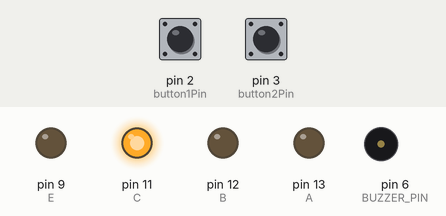
Bench run of a sketch on a simulated Arduino Uno, built with avr-gcc and run on an emulated ATmega328P. Parts: output pins drawn as LEDs (lit = HIGH), buzzer (waves = sounding). The inputs (shaded band) are chosen by the test bench; at power-on: pin 2 (button1Pin) HIGH, pin 3 (button2Pin) HIGH. Random numbers use the default seed unless the sketch sets one.

Above: at 0.1 s.
At 2.3 s:
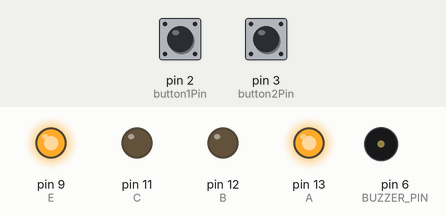
At 9.5 s:
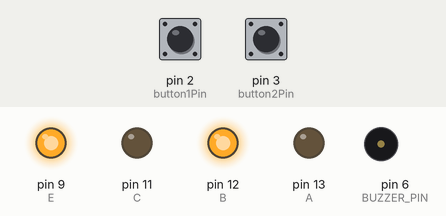
At 14.9 s:
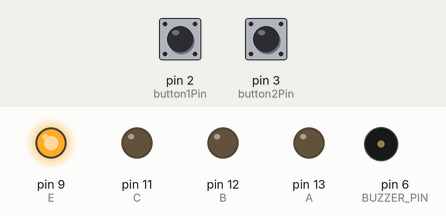
At 20.06 s:
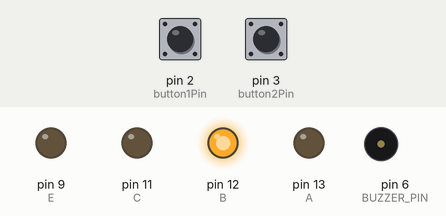
At 31.0 s:
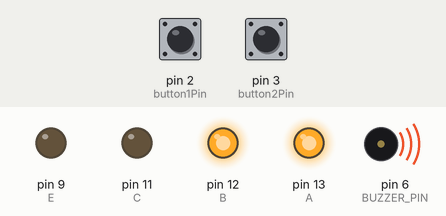
Timing chart, 0 to 40.0 s (numbered marks = the images above):
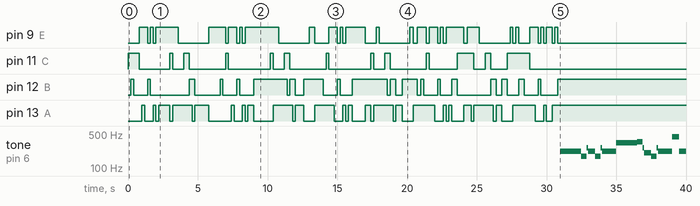

The sketch:

1dpong.ino
```cpp
#define A 13
#define B 12
#define C 11
#define D 10
#define E 9

// DURATION OF THE NOTES
#define BPM 120    //  you can change this value changing all the others
#define H 2*Q //half 2/4
#define Q 60000/BPM //quarter 1/4
#define EN Q/2   //eighth 1/8
#define S Q/4 // sixteenth 1/16
#define W 4*Q // whole 4/4

//NOTES
#define  LA3 (220.00)
#define F3  (174.61)
#define C4  (261.63)
#define E4  (329.63)
#define F4  (349.23)
#define Ab3 (207.65)
#define LA4 (440.00)
#define Gb4 (369.99)
#define G4  (392.00)
#define Ab4 (415.30)

#define BUZZER_PIN 6

#define MAINDELAY 200

volatile int gameInstance = 0;

volatile int dly = MAINDELAY; //starting delay for speed
volatile int ledIndex; //counter variable for loops

volatile int button1Pin = 2;
volatile int button2Pin = 3;

int leds[20][2]; //two dimensional array for assigning pins to leds (volatile)

int startpin = 9;

volatile int scoreP1 = 0; //variables for keeping scores of teams
volatile int scoreP2 = 0;

void restartGame()
{

    startpin = random(9, 11);

    scoreP1 = 0;
    scoreP2 = 0;
    gameInstance = 0;
    dly = MAINDELAY;

}

void playTune() //plays a tune when the game ends
{

    tone(BUZZER_PIN,LA3,Q);
    delay(1+Q); //delay duration should always be 1 ms more than the note in order to separate them.
    tone(BUZZER_PIN,LA3,Q);
    delay(1+Q);
    tone(BUZZER_PIN,LA3,Q);
    delay(1+Q);
    tone(BUZZER_PIN,F3,EN+S);
    delay(1+EN+S);
    tone(BUZZER_PIN,C4,S);
    delay(1+S);

    tone(BUZZER_PIN,LA3,Q);
    delay(1+Q);
    tone(BUZZER_PIN,F3,EN+S);
    delay(1+EN+S);
    tone(BUZZER_PIN,C4,S);
    delay(1+S);
    tone(BUZZER_PIN,LA3,H);
    delay(1+H);

    tone(BUZZER_PIN,E4,Q);
    delay(1+Q);
    tone(BUZZER_PIN,E4,Q);
    delay(1+Q);
    tone(BUZZER_PIN,E4,Q);
    delay(1+Q);
    tone(BUZZER_PIN,F4,EN+S);
    delay(1+EN+S);
    tone(BUZZER_PIN,C4,S);
    delay(1+S);

    tone(BUZZER_PIN,Ab3,Q);
    delay(1+Q);
    tone(BUZZER_PIN,F3,EN+S);
    delay(1+EN+S);
    tone(BUZZER_PIN,C4,S);
    delay(1+S);
    tone(BUZZER_PIN,LA3,H);
    delay(1+H);

    tone(BUZZER_PIN,LA4,Q);
    delay(1+Q);
    tone(BUZZER_PIN,LA3,EN+S);
    delay(1+EN+S);
    tone(BUZZER_PIN,LA3,S);
    delay(1+S);
    tone(BUZZER_PIN,LA4,Q);
    delay(1+Q);
    tone(BUZZER_PIN,Ab4,EN+S);
    delay(1+EN+S);
    tone(BUZZER_PIN,G4,S);
    delay(1+S);

    tone(BUZZER_PIN,Gb4,S);
    delay(1+S);
    tone(BUZZER_PIN,E4,S);
    delay(1+S);
    tone(BUZZER_PIN,F4,EN);
    delay(1+EN);

}

void light(int pin[], int duration)
{

    pinMode(A,INPUT); //turns all pins into input
    pinMode(B,INPUT);
    pinMode(C,INPUT);
    pinMode(D,INPUT);
    pinMode(E,INPUT);

    pinMode(pin[0], OUTPUT);  //turns two pins we use to control the led into outputs and lights them up
    digitalWrite(pin[0], HIGH);

    pinMode(pin[1], OUTPUT);
    digitalWrite(pin[1], LOW);

    delay(duration); //waits for (duration) miliseconds while given led is on

}


void scoreCheckforP1()
{

    if (ledIndex <= 3)
    {
        gameInstance = 1;
        dly -= 5;
    }

    else if (ledIndex > 3)
    {
        gameInstance = 4;
    }

}

void scoreCheckforP2()
{

    if (ledIndex >= 16)
    {
        gameInstance = 2;
        dly -= 5;
    }

    else if (ledIndex <16)
    {
        gameInstance = 3;
    }

}

void setup()
{

    randomSeed(analogRead(0)); // gets a truly random seed, not to be repetitive

    pinMode(button1Pin, INPUT_PULLUP); //sets up two buttons as INPUT_PULLUP
    pinMode(button2Pin, INPUT_PULLUP);

    pinMode(BUZZER_PIN, OUTPUT); //sets up a pin for the BUZZER_PIN

    attachInterrupt(0, scoreCheckforP1, FALLING); // Attaches an ISR to pin 2 as p1
    attachInterrupt(1, scoreCheckforP2, FALLING); // Attaches an ISR to pin 3 as p2

    //assigns pins that control each led in a multidimensional array
    leds[0][0] = A;
    leds[0][1] = B;

    leds[1][0] = B;
    leds[1][1] = A;

    leds[2][0] = B;
    leds[2][1] = C;

    leds[3][0] = C;
    leds[3][1] = B;

    leds[4][0] = C;
    leds[4][1] = D;

    leds[5][0] = D;
    leds[5][1] = C;

    leds[6][0] = D;
    leds[6][1] = E;

    leds[7][0] = E;
    leds[7][1] = D;

    leds[8][0] = A;
    leds[8][1] = C;

    leds[9][0] = C;
    leds[9][1] = A;

    leds[10][0] = B;
    leds[10][1] = D;

    leds[11][0] = D;
    leds[11][1] = B;

    leds[12][0] = C;
    leds[12][1] = E;

    leds[13][0] = E;
    leds[13][1] = C;

    leds[14][0] = A;
    leds[14][1] = D;

    leds[15][0] = D;
    leds[15][1] = A;

    leds[16][0] = B;
    leds[16][1] = E;

    leds[17][0] = E;
    leds[17][1] = B;

    leds[18][0] = A;
    leds[18][1] = E;

    leds[19][0] = E;
    leds[19][1] = A;

}


void loop() //gameInstance control loop
{

    if (gameInstance == 0) {
        beginning();
    }
    else if (gameInstance == 1)
    {
        leftToRight();
    }
    else if (gameInstance == 2)
    {
        rightToLeft();
    }

    else if (gameInstance == 3)
    {
        scoreP2++;
        dly = MAINDELAY;
        scoreDisplay();

        ledIndex = 10;
        leftToRight();
    }
    else if (gameInstance == 4)
    {
        scoreP1++;
        dly = MAINDELAY;
        scoreDisplay();

        ledIndex = 9;
        rightToLeft();
    }

}

void leftToRight() //moves the game from left to right
{

    while((ledIndex < 20) && (gameInstance != 2)) //loops the leds to right while gameInstance isn't 2
    {
        light(leds[ledIndex], dly);

        ledIndex++;
    }


    if (ledIndex == 20) //calls gameInstance 4 if index reaches 20
    {
        gameInstance = 4;
    }


}

void rightToLeft() //moves the game from right to left
{

    while((ledIndex > -1) && (gameInstance != 1)) //loops the leds to left while gameInstance isn't 1
    {
        light(leds[ledIndex], dly);

        ledIndex--;
    }

    if (ledIndex == -1) //calls gameInstance 3 if index reaches 20
    {
        gameInstance = 3;
    }
}

void scoreDisplay()
{

    //Display p1 score

    if (scoreP1 == 1) {
        light(leds[0], 800);
    }
    else if (scoreP1 == 2)
    {
        light(leds[0], 400);
        light(leds[1], 400);
    }
    else if (scoreP1 == 3)
    {
        light(leds[0], 266);
        light(leds[1], 266);
        light(leds[2], 266);
    }
    else if (scoreP1 == 4)
    {
        light(leds[0], 200);
        light(leds[1], 200);
        light(leds[2], 200);
        light(leds[3], 200);
    }


    //Display p2 score

    if (scoreP2 == 1)
    {
        light(leds[19], 800);
    }
    else if (scoreP2 == 2)
    {
        light(leds[19], 400);
        light(leds[18], 400);
    }
    else if (scoreP2 == 3)
    {
        light(leds[19], 266);
        light(leds[18], 266);
        light(leds[17], 266);
    }
    else if (scoreP2 == 4)
    {
        light(leds[19], 200);
        light(leds[18], 200);
        light(leds[17], 200);
        light(leds[16], 200);
    }

    if ((scoreP1 == 5) or (scoreP2 == 5)) //when any ıf the players reach the score of 5 restart game and celebrate
    {
        playTune();
        delay(3000);
        restartGame();
    }

}

void beginning() //the beginning state
{

    startpin = random(9, 11); //choses a random pin

    if (startpin == 9) //sets the index as starting pin and changes game instance to 1
    {
        ledIndex = startpin;
        gameInstance = 1;
    }
    else if (startpin == 10) //sets the index as starting pin and changes game instance to 2
    {
        ledIndex = startpin;
        gameInstance = 2;
    }

}
```

Measured:
- by itself, pin 9 (E): LOW → HIGH at 0.80 s, → LOW 0.60 s later, → HIGH 0.20 s later, → LOW 0.20 s later, … (48 changes in this stretch)
- by itself, pin 11 (C): LOW → HIGH at 0.00 s, → LOW 0.80 s later, → HIGH 2.2 s later, → LOW 0.20 s later, … (26 changes in this stretch)
- by itself, pin 12 (B): LOW → HIGH at 0.20 s, → LOW 0.20 s later, → HIGH 1.0 s later, → LOW 0.20 s later, … (39 changes in this stretch)
- by itself, pin 13 (A): LOW → HIGH at 1.0 s, → LOW 0.20 s later, → HIGH 0.60 s later, → LOW 0.20 s later, … (49 changes in this stretch)
- by itself, tone on pin 6 (BUZZER_PIN): plays 220 Hz for 1.5 s, 174 Hz for 0.38 s, 261 Hz for 0.13 s, 220 Hz for 0.50 s, 174 Hz for 0.38 s, 261 Hz for 0.13 s … (16 notes in this stretch)
